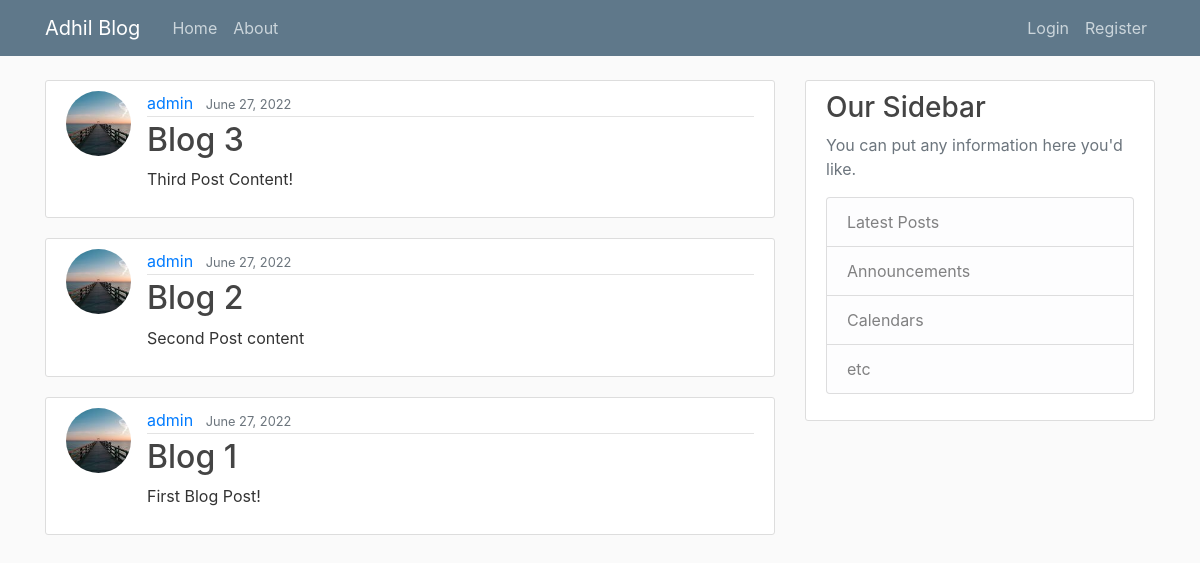
Before: / with the older database file.
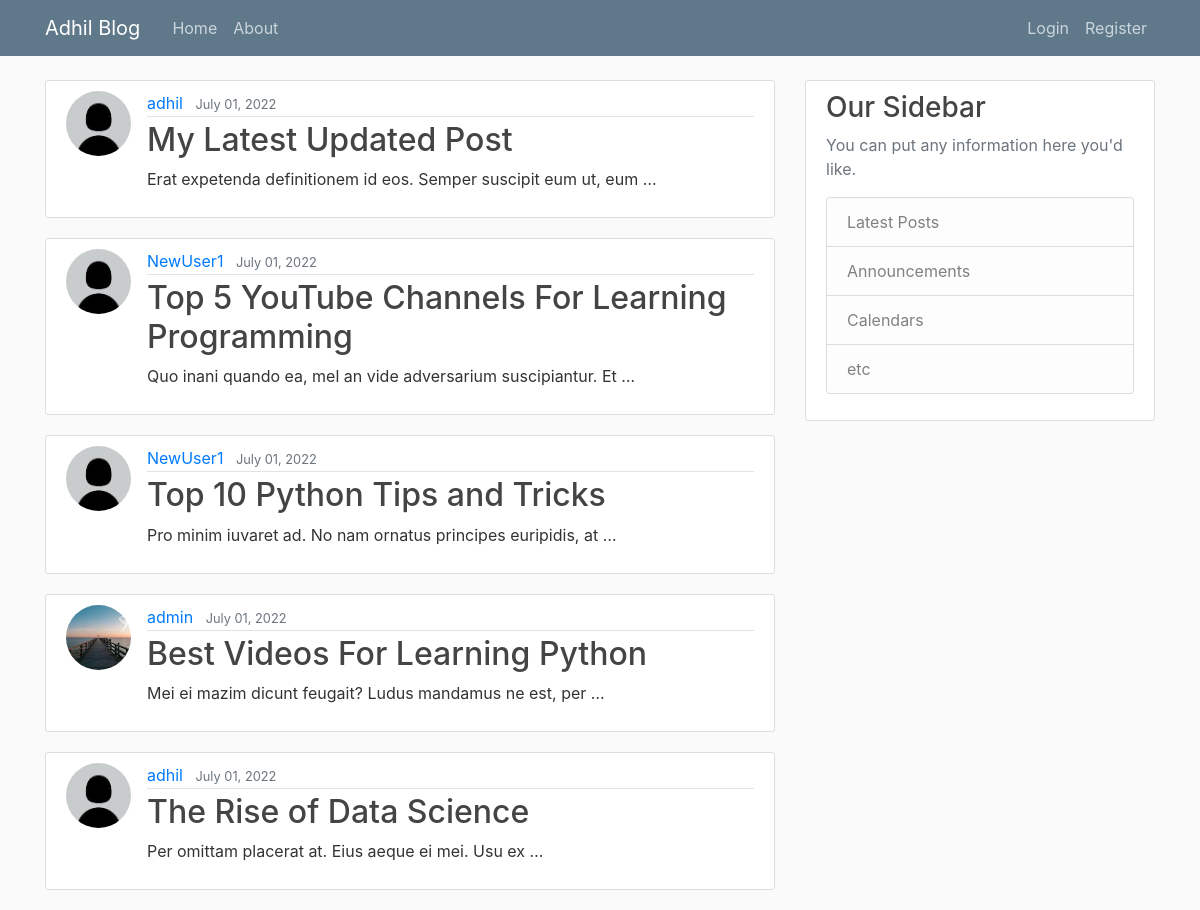
After: the same page with the newer database file.
### blog/models.py (models this page shows, shortened)
class Post(models.Model):
    title = models.CharField(max_length=100)
    content = models.TextField()
    date_posted = models.DateTimeField(default=timezone.now)
    author = models.ForeignKey(User, on_delete=models.CASCADE)

### users/models.py (models this page shows, shortened)
class Profile(models.Model):
    user = models.OneToOneField(User, on_delete=models.CASCADE)
    image = models.ImageField(default="default.jpg", upload_to='profile_pics')

### blog/views.py (the view)
# urls.py: path('', PostListView.as_view(), name='blog-home'),
class PostListView(ListView):
    model = Post
    template_name = 'blog/home.html'
    context_object_name = 'posts'
    ordering = ['-date_posted']
    paginate_by = 5

### blog/templates/blog/home.html
{% extends 'blog/base.html' %}
{% block content %}
    {% for post in posts %}
        <article class="media content-section">
            <img class="rounded-circle article-img"src="{{post.author.profile.image.url}}"  >
            <div class="media-body">
            <div class="article-metadata">
                <a class="mr-2" href="{% url 'profile' %}">{{ post.author }}</a>
                <small class="text-muted">{{ post.date_posted|date:"F d, Y" }}</small>
            </div>
            <h2><a class="article-title" href="{% url 'post-detail' post.id %}">{{ post.title }}</a></h2>
            <p class="article-content">{{ post.content|truncatewords:10 }}</p>
            </div>
        </article>
    {% endfor %}
{% endblock content %}

### blog/templates/blog/base.html (shortened to what this page needs)
{% load static %}
<!DOCTYPE html>
<html>
    <head>
        <link rel="stylesheet" href="https://cdn.jsdelivr.net/npm/bootstrap@4.0.0/dist/css/bootstrap.min.css">
        <link rel="stylesheet" type="text/css" href="{% static 'blog/main.css' %}">
    </head>
    <body>
        <header class="site-header">
            <nav class="navbar navbar-expand-md navbar-dark bg-steel fixed-top">
              <div class="container">
                <a class="navbar-brand mr-4" href="{% url 'blog-home' %}">Adhil Blog</a>
                <div class="collapse navbar-collapse" id="navbarToggle">
                  <div class="navbar-nav mr-auto">
                    <a class="nav-item nav-link" href="{% url 'blog-home' %}">Home</a>
                    <a class="nav-item nav-link" href="{% url 'blog-about' %}">About</a>
                  </div>
                  <div class="navbar-nav">
                    {% if user.is_authenticated %}
                      <a class="nav-item nav-link" href="{% url 'post-create' %}">New Post</a>
                      <a class="nav-item nav-link" href="{% url 'profile' %}">Profile</a>
                      <a class="nav-item nav-link" href="{% url 'logout' %}">Logout</a>
                    {% else %}
                      <a class="nav-item nav-link" href="{% url 'login' %}">Login</a>
                      <a class="nav-item nav-link" href="{% url 'register' %}">Register</a>
                    {% endif %}
                  </div>
                </div>
              </div>
            </nav>
          </header>
          <main role="main" class="container">
            <div class="row">
              <div class="col-md-8">
                {% block content %}{% endblock %}
              </div>
              <div class="col-md-4">
                <div class="content-section">
                  <h3>Our Sidebar</h3>
                  <p class="text-muted">You can put any information here you'd like.
                    <ul class="list-group">
                      <li class="list-group-item list-group-item-light">Latest Posts</li>
                      <li class="list-group-item list-group-item-light">Announcements</li>
                      <li class="list-group-item list-group-item-light">Calendars</li>
                      <li class="list-group-item list-group-item-light">etc</li>
                    </ul>
                  </p>
                </div>
              </div>
            </div>
          </main>
    </body>
</html>

### blog/static/blog/main.css (style rules this page uses)
body { background: #fafafa; color: #333333; margin-top: 5rem; }
h1, h2, h3, h4, h5, h6 { color: #444444; }
ul { margin: 0; }
.bg-steel { background-color: #5f788a; }
.site-header .navbar-nav .nav-link { color: #cbd5db; }
.content-section { background: #ffffff; padding: 10px 20px; border: 1px solid #dddddd; border-radius: 3px; margin-bottom: 20px; }
.article-title { color: #444444; }
.article-content { white-space: pre-line; }
.article-img { height: 65px; width: 65px; margin-right: 16px; }
.article-metadata { padding-bottom: 1px; margin-bottom: 4px; border-bottom: 1px solid #e3e3e3 }

Changed rows visible on the page:
no longer on this page (row unchanged): Post: author.profile.image (picture), author "admin", date_posted "June 27, 2022", title "Blog 3", content "Third Post Content!"
no longer on this page (row unchanged): Post: author.profile.image (picture), author "admin", date_posted "June 27, 2022", title "Blog 2", content "Second Post content"
no longer on this page (row unchanged): Post: author.profile.image (picture), author "admin", date_posted "June 27, 2022", title "Blog 1", content "First Blog Post!"
added Post: author.profile.image (placeholder picture), author "adhil", date_posted "July 01, 2022", title "My Latest Updated Post", content "Erat expetenda definitionem id eos. Semper suscipit eum ut, eum …"
added Post: author.profile.image (placeholder picture), author "NewUser1", date_posted "July 01, 2022", title "Top 5 YouTube Channels For Learning Programming", content "Quo inani quando ea, mel an vide adversarium suscipiantur. Et …"
added Post: author.profile.image (placeholder picture), author "NewUser1", date_posted "July 01, 2022", title "Top 10 Python Tips and Tricks", content "Pro minim iuvaret ad. No nam ornatus principes euripidis, at …"
added Post: author.profile.image (picture), author "admin", date_posted "July 01, 2022", title "Best Videos For Learning Python", content "Mei ei mazim dicunt feugait? Ludus mandamus ne est, per …"
added Post: author.profile.image (placeholder picture), author "adhil", date_posted "July 01, 2022", title "The Rise of Data Science", content "Per omittam placerat at. Eius aeque ei mei. Usu ex …"
